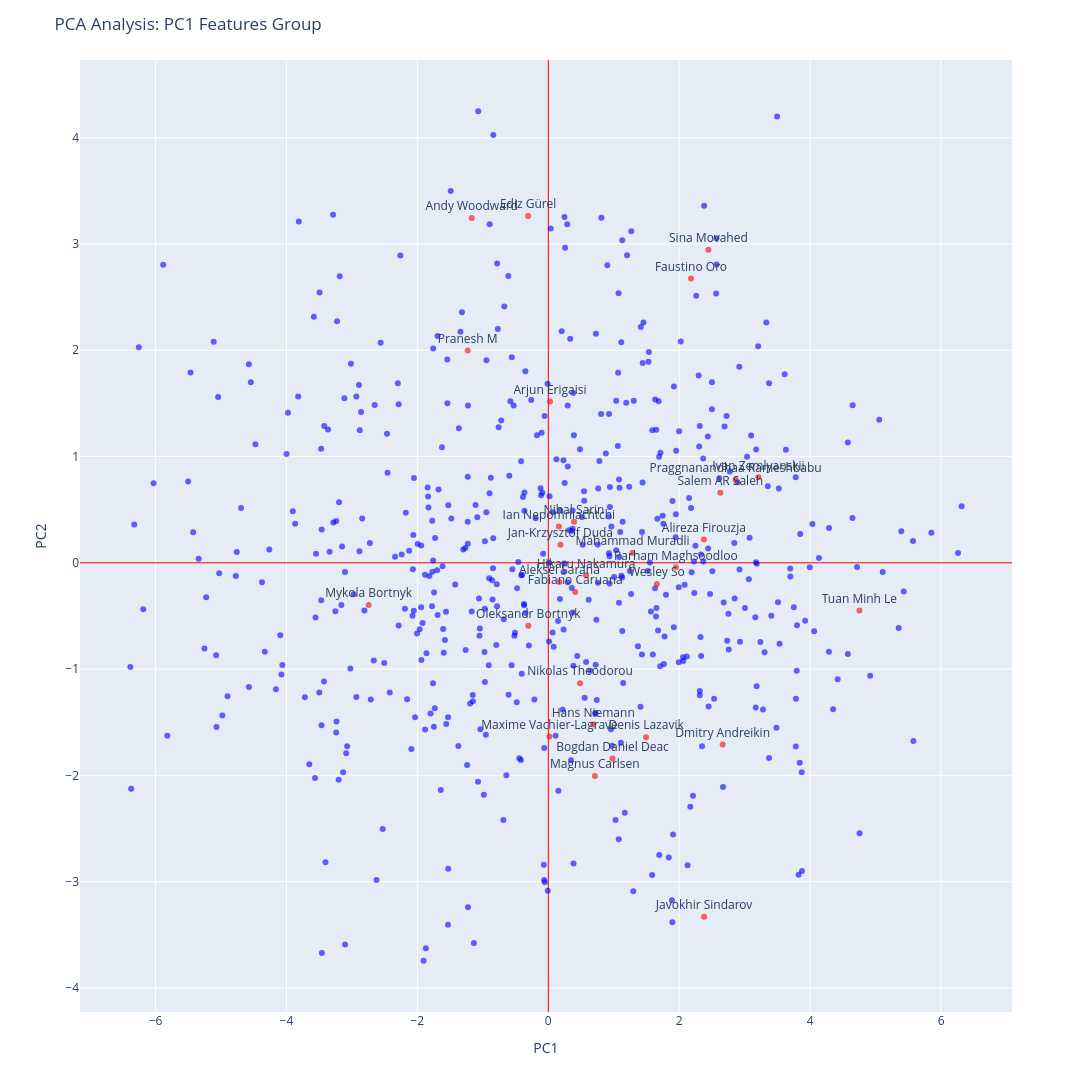

Notebook code for this chart:
### Markdown cell above
# pc1的主要特征
CenterControlScore, pawn_1LifeRatio, PieceActivityScore, KingDiagonalExposureScore, pawn_2LifeRatio， KingSafetyScore,   KingZoneControlScore,queen_1LifeRatio,rook_1LifeRatio,rook_2LifeRatio,bishop_1LifeRatio,bishop_2LifeRatio,knight_1LifeRatio,   knight_2LifeRatio,pawn_2LifeRatio,pawn_3LifeRatio,pawn_8LifeRatio   
   
KingEscapeSquaresScore, AveragePawnAdvanceDepth

### Code cell
pc1_cols=['CenterControlScore', 'pawn_1LifeRatio', 'PieceActivityScore', 'KingDiagonalExposureScore','pawn_2LifeRatio', 
          'KingSafetyScore', 'KingZoneControlScore', 'queen_1LifeRatio', 
          #'rook_1LifeRatio','rook_2LifeRatio', 'bishop_1LifeRatio','bishop_2LifeRatio', knight_2LifeRatio','pawn_8LifeRatio',
          'knight_1LifeRatio', 'pawn_2LifeRatio', 'pawn_3LifeRatio',
         'KingEscapeSquaresScore', 'AveragePawnAdvanceDepth']
#pc1_flit=df_interpretate[df_interpretate.TotalGames > 100][pc1_cols].fillna(0).reset_index(drop=True)
#pc1_X_pca=pca_pipeline.fit_transform(pc1_flit.values)

def run_custom_pca(df, feature_cols, top_players_list, title_suffix="Sub-Analysis", min_games=100):
    """
    参数:
    df: 原始的大 DataFrame (包含 user, TotalGames 和特征列)
    feature_cols: list, 这次PCA分析专门选用的特征列名列表
    top_players_list: list/array, 需要高亮显示的 Top 玩家名字列表
    min_games: int, 筛选场次阈值 (默认 100)
    
    返回:
    fig: Plotly 图表对象
    top_coords: Top 玩家在这个新 PCA 空间下的坐标 DataFrame
    """
    
    # 1. 数据筛选与准备 (注意：Name必须取筛选后的，否则行数对不上)
    # 使用 copy() 避免 SettingWithCopyWarning
    df_filtered = df[df['TotalGames'] > min_games].reset_index(drop=True).copy()
    
    # 提取特征矩阵 X
    X = df_filtered[feature_cols].fillna(0).values
    # 提取对应的名字 (假设你的名字列叫 'user'，如果叫 'Name' 请自行修改)
    names = df_filtered['user'].values 
    
    # 2. 构建 Pipeline (标准化 + PCA)
    # 注意：每次都要重新 fit，因为 feature_cols 的数量变了
    pipeline = Pipeline([
        ('scaler', StandardScaler()),
        ('pca', PCA(n_components=2))
    ])
    
    X_pca = pipeline.fit_transform(X)
    pca = pipeline.named_steps['pca']
    loadings = pca.components_.T
    
    # 打印解释方差比，让你知道这组特征保留了多少信息
    explained_variance = pipeline.named_steps['pca'].explained_variance_ratio_
    print(f"[{title_suffix}] Explained Variance: PC1={explained_variance[0]:.2%}, PC2={explained_variance[1]:.2%}")

     # PCA loadings
    loadings = pca.components_.T   # shape: (n_features, 2)

    loading_df = pd.DataFrame(
        loadings,
        index=feature_cols,
        columns=['PC1_loading', 'PC2_loading']
    )

    # 贡献占比（平方后归一化）
    loading_df['PC1_contribution'] = (
        loading_df['PC1_loading'] ** 2 / (loading_df['PC1_loading'] ** 2).sum()
    )

    loading_df['PC2_contribution'] = (
        loading_df['PC2_loading'] ** 2 / (loading_df['PC2_loading'] ** 2).sum()
    )

    # 按 PC1 贡献度排序（最常用）
    loading_df = loading_df.sort_values('PC1_contribution', ascending=False)

    print(f"\n[{title_suffix}] PC1 Component Contributions:")
    print(loading_df[['PC1_loading', 'PC1_contribution']].head(10))

    print(f"\n[{title_suffix}] PC2 Component Contributions:")
    print(loading_df[['PC2_loading', 'PC2_contribution']].sort_values(
        'PC2_contribution', ascending=False).head(10)
    )

    # 3. 构建绘图用的 DataFrame
    df_plot = pd.DataFrame({
        "PC1": X_pca[:, 0],
        "PC2": X_pca[:, 1],
        "Name": names
    })
    
    # 4. 标记 Top 玩家
    df_plot["is_top"] = df_plot["Name"].isin(top_players_list)
    # 只有 top 玩家显示文字
    df_plot["text"] = df_plot["Name"].where(df_plot["is_top"], "")
    
    # 5. 绘图
    fig = px.scatter(
        df_plot,
        x="PC1",
        y="PC2",
        color="is_top",
        text="text",
        hover_name="Name",
        opacity=0.6,
        color_discrete_map={True: 'red', False: 'blue'} # 可选：固定颜色
    )
    
    fig.update_traces(textposition="top center")
    fig.update_layout(
        width=1500,
        height=1500,
        showlegend=False,
        title=f"PCA Analysis: {title_suffix}"
    )
    
    fig.update_xaxes(zeroline=True, zerolinewidth=1, zerolinecolor='red')
    fig.update_yaxes(zeroline=True, zerolinewidth=1, zerolinecolor='red')
    
    top_coords = df_plot[df_plot["is_top"]][["Name", "PC1", "PC2"]].reset_index(drop=True)
    
    return fig, top_coords, df_plot

# 0. 准备基础数据 (全局只用做一次)
# 假设你的 Top 玩家列表是这样的
top_highest_players = df_sorted.tail(30).Name.values 

#对 PC1 相关的特征画图
pc1_cols=['CenterControlScore', 'pawn_1LifeRatio', 'PieceActivityScore', 'KingDiagonalExposureScore','pawn_2LifeRatio', 
          'KingSafetyScore', 'KingZoneControlScore', 'queen_1LifeRatio', 
          #'rook_1LifeRatio','rook_2LifeRatio', 'bishop_1LifeRatio','bishop_2LifeRatio', knight_2LifeRatio','pawn_8LifeRatio',
          'knight_1LifeRatio', 'pawn_2LifeRatio', 'pawn_3LifeRatio',
         'KingEscapeSquaresScore', 'AveragePawnAdvanceDepth']

fig1, coords1, pca_df = run_custom_pca(
    df=df_interpretate, 
    feature_cols=pc1_cols, 
    top_players_list=top_highest_players, 
    title_suffix="PC1 Features Group"
)

fig1.show()
print("PC1 Group Top Players Coords:\n", coords1.head(30))

### Figure 1 — Plotly figure (JSON) as saved in the notebook; plotly's stock layout.template omitted (floating-point values rounded to 4 significant figures; data arrays with more than 128 entries replaced by an {"elided": "..."} marker saying what was removed)
{"data": [{"hovertemplate": "<b>%{hovertext}</b><br><br>is_top=False<br>PC1=%{x}<br>PC2=%{y}<br>text=%{text}<extra></extra>", "hovertext": {"elided": "529 str values"}, "legendgroup": "False", "marker": {"color": "blue", "opacity": 0.6, "symbol": "circle"}, "mode": "markers+text", "name": "False", "orientation": "v", "showlegend": true, "text": {"elided": "529 str values"}, "textposition": "top center", "type": "scatter", "x": {"elided": "529 float values"}, "xaxis": "x", "y": {"elided": "529 float values"}, "yaxis": "y"}, {"hovertemplate": "<b>%{hovertext}</b><br><br>is_top=True<br>PC1=%{x}<br>PC2=%{y}<br>text=%{text}<extra></extra>", "hovertext": ["Aleksei Sarana", "Alireza Firouzja", "Andy Woodward", "Arjun Erigaisi", "Bogdan Daniel Deac", "Denis Lazavik", "Dmitry Andreikin", "Ediz Gürel", "Fabiano Caruana", "Faustino Oro", "Hans Niemann", "Hikaru Nakamura", "Ian Nepomniachtchi", "Ivan Zemlyanskii", "Jan-Krzysztof Duda", "Javokhir Sindarov", "Magnus Carlsen", "Mahammad Muradli", "Maxime Vachier-Lagrave", "Mykola Bortnyk", "Nihal Sarin", "Nikolas Theodorou", "Oleksandr Bortnyk", "Parham Maghsoodloo", "Praggnanandhaa Rameshbabu", "Pranesh M", "Salem AR Saleh", "Sina Movahed", "Tuan Minh Le", "Wesley So"], "legendgroup": "True", "marker": {"color": "red", "opacity": 0.6, "symbol": "circle"}, "mode": "markers+text", "name": "True", "orientation": "v", "showlegend": true, "text": ["Aleksei Sarana", "Alireza Firouzja", "Andy Woodward", "Arjun Erigaisi", "Bogdan Daniel Deac", "Denis Lazavik", "Dmitry Andreikin", "Ediz Gürel", "Fabiano Caruana", "Faustino Oro", "Hans Niemann", "Hikaru Nakamura", "Ian Nepomniachtchi", "Ivan Zemlyanskii", "Jan-Krzysztof Duda", "Javokhir Sindarov", "Magnus Carlsen", "Mahammad Muradli", "Maxime Vachier-Lagrave", "Mykola Bortnyk", "Nihal Sarin", "Nikolas Theodorou", "Oleksandr Bortnyk", "Parham Maghsoodloo", "Praggnanandhaa Rameshbabu", "Pranesh M", "Salem AR Saleh", "Sina Movahed", "Tuan Minh Le", "Wesley So"], "textposition": "top center", "type": "scatter", "x": [0.1693, 2.377, -1.17, 0.02631, 0.9806, 1.494, 2.664, -0.3086, 0.4122, 2.18, 0.6864, 0.5782, 0.1618, 3.21, 0.1854, 2.38, 0.7113, 1.288, 0.01875, -2.744, 0.3932, 0.4855, -0.3055, 1.95, 2.861, -1.231, 2.628, 2.446, 4.753, 1.659], "xaxis": "x", "y": [-0.1812, 0.2201, 3.245, 1.517, -1.842, -1.641, -1.709, 3.264, -0.275, 2.675, -1.521, -0.1176, 0.3417, 0.8038, 0.1694, -3.332, -2.006, 0.09361, -1.635, -0.3969, 0.3869, -1.133, -0.5929, -0.04253, 0.7786, 1.997, 0.6591, 2.946, -0.449, -0.1992], "yaxis": "y"}], "layout": {"height": 1500, "legend": {"title": {"text": "is_top"}, "tracegroupgap": 0}, "margin": {"t": 60}, "showlegend": false, "title": {"text": "PCA Analysis: PC1 Features Group"}, "width": 1500, "xaxis": {"anchor": "y", "domain": [0, 1], "title": {"text": "PC1"}, "zeroline": true, "zerolinecolor": "red", "zerolinewidth": 1}, "yaxis": {"anchor": "x", "domain": [0, 1], "title": {"text": "PC2"}, "zeroline": true, "zerolinecolor": "red", "zerolinewidth": 1}}}
